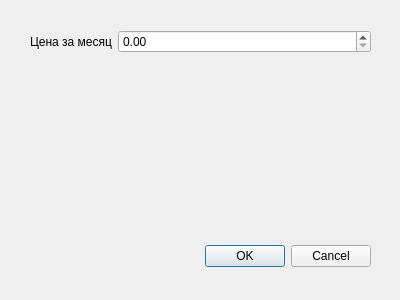
<?xml version="1.0" encoding="UTF-8"?>
<ui version="4.0">
 <class>Dialog</class>
 <widget class="QDialog" name="Dialog">
  <property name="geometry">
   <rect>
    <x>0</x>
    <y>0</y>
    <width>400</width>
    <height>300</height>
   </rect>
  </property>
  <property name="windowTitle">
   <string>Расчет интернета</string>
  </property>
  <widget class="QDialogButtonBox" name="buttonBox">
   <property name="geometry">
    <rect>
     <x>30</x>
     <y>240</y>
     <width>341</width>
     <height>32</height>
    </rect>
   </property>
   <property name="orientation">
    <enum>Qt::Horizontal</enum>
   </property>
   <property name="standardButtons">
    <set>QDialogButtonBox::Cancel|QDialogButtonBox::Ok</set>
   </property>
  </widget>
  <widget class="QWidget" name="formLayoutWidget">
   <property name="geometry">
    <rect>
     <x>30</x>
     <y>30</y>
     <width>341</width>
     <height>171</height>
    </rect>
   </property>
   <layout class="QFormLayout" name="formLayout">
    <item row="0" column="0">
     <widget class="QLabel" name="label">
      <property name="text">
       <string>Цена за месяц</string>
      </property>
     </widget>
    </item>
    <item row="0" column="1">
     <widget class="QDoubleSpinBox" name="doubleSpinBox">
      <property name="decimals">
       <number>2</number>
      </property>
      <property name="maximum">
       <double>9999.989999999999782</double>
      </property>
     </widget>
    </item>
   </layout>
  </widget>
 </widget>
 <resources/>
 <connections>
  <connection>
   <sender>buttonBox</sender>
   <signal>accepted()</signal>
   <receiver>Dialog</receiver>
   <slot>accept()</slot>
   <hints>
    <hint type="sourcelabel">
     <x>248</x>
     <y>254</y>
    </hint>
    <hint type="destinationlabel">
     <x>157</x>
     <y>274</y>
    </hint>
   </hints>
  </connection>
  <connection>
   <sender>buttonBox</sender>
   <signal>rejected()</signal>
   <receiver>Dialog</receiver>
   <slot>reject()</slot>
   <hints>
    <hint type="sourcelabel">
     <x>316</x>
     <y>260</y>
    </hint>
    <hint type="destinationlabel">
     <x>286</x>
     <y>274</y>
    </hint>
   </hints>
  </connection>
 </connections>
</ui>
